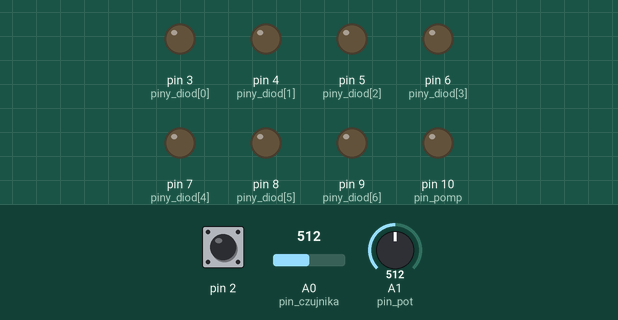
The sketch below on a simulated Arduino Uno, built with avr-gcc and run on an emulated ATmega328P. Parts: output pins drawn as LEDs (lit = HIGH). Inputs (shaded band) come from the test bench; at power-on: A0 (pin_czujnika) = 512, A1 (pin_pot) = 512, pin 2 HIGH.

Above: at 1.2 s.
1.3 s: A0 (pin_czujnika) set to 748
2.8 s: A0 (pin_czujnika) set to 761
At 3.3 s:
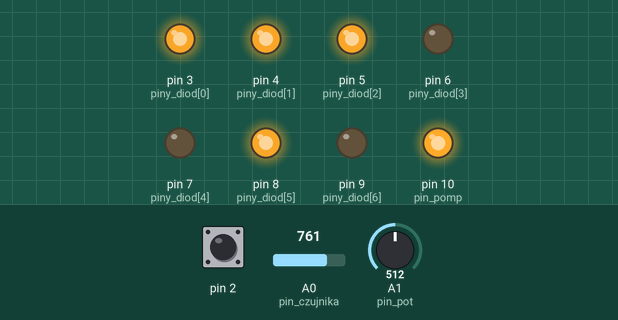
4.3 s: A1 (pin_pot) set to 422
5.8 s: A1 (pin_pot) set to 398
At 6.8 s:
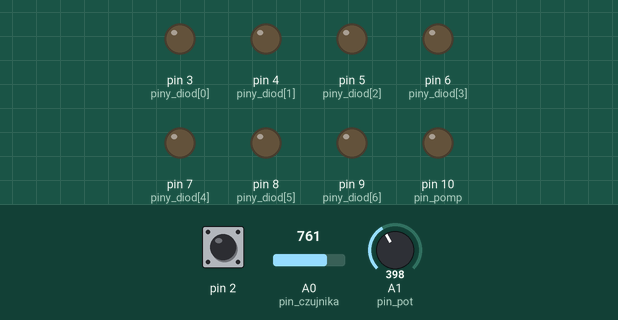
7.3 s: pin 2 pulled LOW for 0.15 s
At 8.0 s:
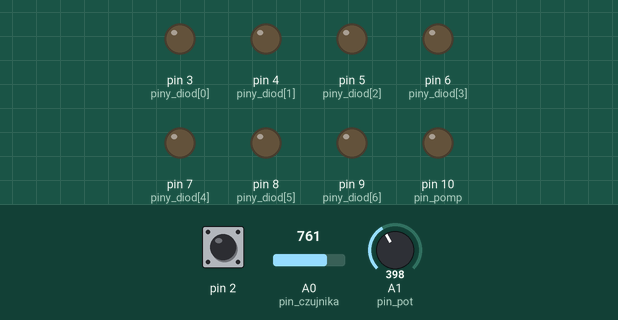
8.9 s: A0 (pin_czujnika) set to 826
10.4 s: A0 (pin_czujnika) set to 842
At 11.5 s:
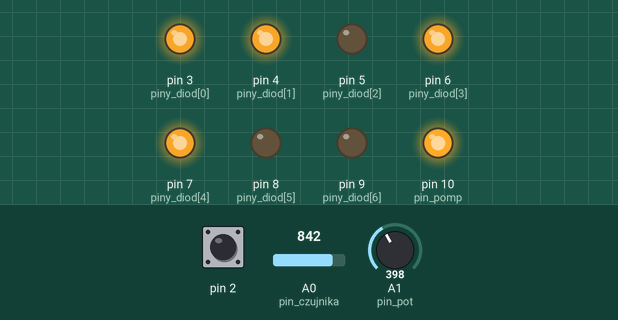
Timing chart, 0 to 12.9 s (numbered marks = the images above; inputs shaded):
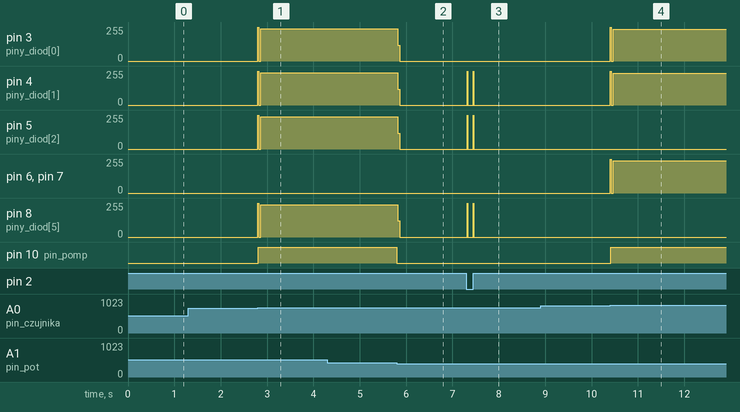

Measured:
- the behaviour switches between 760 and 761 on A0 (pin_czujnika) (found by bisection; images 0 and 1)
- the behaviour switches between 410 and 409 on A1 (pin_pot) (found by bisection; images 1 and 2)
- the behaviour switches between 841 and 842 on A0 (pin_czujnika) (found by bisection; images 3 and 4)
- after the input at 1.3 s, every drawn part: stays the same
- after the input at 2.8 s, pin 3 (piny_diod[0]), pin 4 (piny_diod[1]), pin 5 (piny_diod[2]): 0/255 → 242/255 at once; pin 8 (piny_diod[5]): 0/255 → 243/255 at once; pin 10 (pin_pomp): LOW → HIGH at once
- after the input at 4.3 s, every drawn part: stays the same
- after the input at 5.8 s, pin 3 (piny_diod[0]), pin 4 (piny_diod[1]), pin 5 (piny_diod[2]): 242/255 → 0/255 at once; pin 8 (piny_diod[5]): 243/255 → 0/255 at once; pin 10 (pin_pomp): HIGH → LOW at once
- after the input at 7.3 s, pin 4 (piny_diod[1]), pin 5 (piny_diod[2]), pin 8 (piny_diod[5]): alternates 255/255 for 0.01 s and 0/255 for 0.12 s, 4 changes in all, then stays 0/255, starting at once
- after the input at 8.9 s, every drawn part: stays the same
- after the input at 10.4 s, pin 3 (piny_diod[0]), pin 4 (piny_diod[1]): 0/255 → 240/255 at once; pin 6 (piny_diod[3]), pin 7 (piny_diod[4]): 0/255 → 241/255 at once; pin 10 (pin_pomp): LOW → HIGH at once

The sketch:

auto-nawadnianie-roslin.ino
```cpp
int wartosc_czujnika = 0;
int pin_czujnika = A0;                 //pod ten pin podlaczyc wejscie analogowe czujnika wilgotnosci
int pin_pot = A1;                      //pod ten pin podlaczyc potencjometr
int pin_pomp = 10;                     //pod ten pin podlaczyc pompke
int wilgotnosc_procent = 100;
int wartosc_pot;
int wilgotnosc_ustawiona;              //poczatkowa wartosc nastawcza wilgotnosci
int histereza = 10;                    //roznica od ustawionej wilgotnosci do zalaczenia pompki
String zera;
bool pompowanie = LOW;
int stan_diody;                        //stan: LOW/HIGH (wlaczona/wylaczona)
int liczba_diod = 7;
byte piny_diod[] = {3, 4, 5, 6, 7, 8, 9};  //pod te piny podlaczyc diody. pierwszy z pinow to dioda z prawej
volatile bool state = LOW;                  //potrzebne do funkcji przerwania

void setup() {
  for(int i = 0; i < liczba_diod; i++) {
    pinMode(piny_diod[i], OUTPUT);
  }
  pinMode(pin_pomp, OUTPUT);
  pinMode(2, INPUT_PULLUP);
  Serial.begin(9600);
  attachInterrupt(0, przerwanie, LOW);
}

void loop() {
  wartosc_czujnika = analogRead(pin_czujnika);
  wilgotnosc_procent = map(wartosc_czujnika, 350, 1023, 100, 0);
  wartosc_pot = analogRead(pin_pot);
  wilgotnosc_ustawiona = map(wartosc_pot, 0, 1023, 0, 100);

  if(state == HIGH) {
    liczba_binarnie(wilgotnosc_ustawiona);
    delay(10);
    state = LOW;
  }

  if(wilgotnosc_procent < wilgotnosc_ustawiona - histereza) {
      pompowanie = HIGH;
    }

  if(wilgotnosc_procent < wilgotnosc_ustawiona && pompowanie == HIGH){
     liczba_binarnie(wilgotnosc_procent);
     delay(10);
  }

  if(wilgotnosc_procent >= wilgotnosc_ustawiona) {
    pompowanie = LOW;
  }

  digitalWrite(pin_pomp, pompowanie);
  gaszenie_diod();
}

void liczba_binarnie(int liczba) {
  String liczba_binarnie = String(liczba, BIN);
  int dlugosc_liczby_binarnej = liczba_binarnie.length();
  zera = "";
  for(int i = 0; i < liczba_diod - dlugosc_liczby_binarnej; i++) {
    zera = zera + "0";
  }
  liczba_binarnie = zera + liczba_binarnie;
    for(int i = 0, x = 1; i < liczba_diod; i++, x+=2) {
      if(liczba_binarnie[i] == '0') stan_diody = LOW;
      if(liczba_binarnie[i] == '1') stan_diody = HIGH;
      digitalWrite(piny_diod[i] + liczba_diod - x, stan_diody);
    }
}

void gaszenie_diod() {
  for(int i = 0; i < liczba_diod; i++) {
    digitalWrite(piny_diod[i], LOW);
  }
}

void przerwanie() {
  state = !state;
}
```
